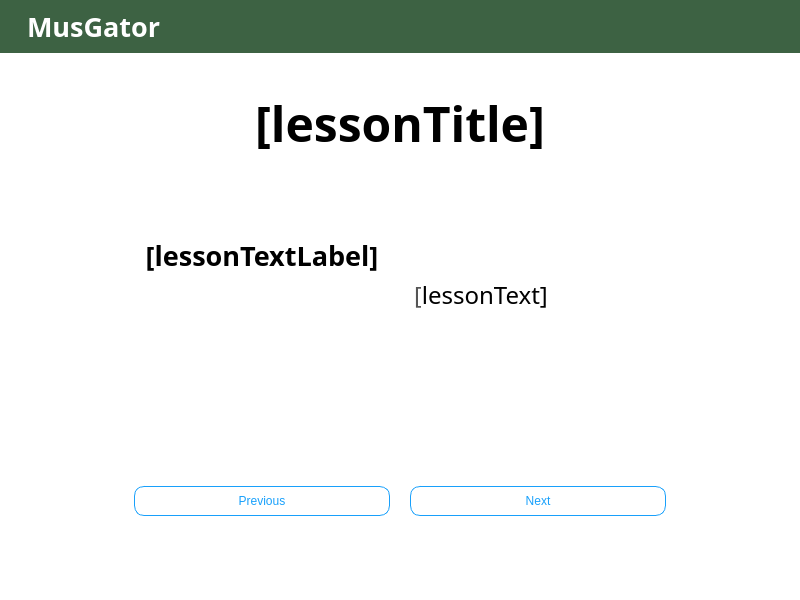
<?xml version="1.0" encoding="UTF-8"?>
<ui version="4.0">
 <class>Learning</class>
 <widget class="QMainWindow" name="Learning">
  <property name="geometry">
   <rect>
    <x>0</x>
    <y>0</y>
    <width>800</width>
    <height>600</height>
   </rect>
  </property>
  <property name="minimumSize">
   <size>
    <width>800</width>
    <height>600</height>
   </size>
  </property>
  <property name="windowTitle">
   <string>Learning</string>
  </property>
  <property name="styleSheet">
   <string notr="true">background-color: rgb(255, 255, 255);</string>
  </property>
  <widget class="QWidget" name="centralwidget">
   <property name="styleSheet">
    <string notr="true">QLabel {
	font: 20pt &quot;Tw Cen MT&quot;;
	font-weight: bold;
}
QTextBrowser {
	font: 18pt &quot;Tw Cen MT&quot;;
	color: rgb(85, 85, 85);
	border: none;
}
QPushButton {
background-color: rgb(255, 255, 255);
border: 1px solid #18A0FB;
border-radius: 10%;
color:#18A0FB;
padding: 7px;
}
QPushButton:hover {
color: rgb(255, 255, 255);
background-color:  #18A0FB;
border: 1px solid #fff;
}</string>
   </property>
   <layout class="QVBoxLayout" name="verticalLayout">
    <property name="spacing">
     <number>0</number>
    </property>
    <property name="leftMargin">
     <number>0</number>
    </property>
    <property name="topMargin">
     <number>0</number>
    </property>
    <property name="rightMargin">
     <number>0</number>
    </property>
    <property name="bottomMargin">
     <number>0</number>
    </property>
    <item>
     <widget class="QWidget" name="banner" native="true">
      <property name="cursor">
       <cursorShape>ArrowCursor</cursorShape>
      </property>
      <property name="styleSheet">
       <string notr="true">background-color:#3d6243;</string>
      </property>
      <layout class="QHBoxLayout" name="bannerLayout">
       <property name="spacing">
        <number>0</number>
       </property>
       <property name="leftMargin">
        <number>8</number>
       </property>
       <property name="topMargin">
        <number>8</number>
       </property>
       <property name="rightMargin">
        <number>8</number>
       </property>
       <property name="bottomMargin">
        <number>8</number>
       </property>
       <item>
        <layout class="QHBoxLayout" name="horizontalLayout">
         <property name="topMargin">
          <number>0</number>
         </property>
         <item>
          <widget class="QLabel" name="label_2">
           <property name="maximumSize">
            <size>
             <width>40</width>
             <height>40</height>
            </size>
           </property>
           <property name="text">
            <string/>
           </property>
           <property name="pixmap">
            <pixmap resource="banner/banner.qrc">:/banner/banner.png</pixmap>
           </property>
           <property name="scaledContents">
            <bool>true</bool>
           </property>
          </widget>
         </item>
         <item>
          <widget class="QLabel" name="label">
           <property name="font">
            <font>
             <family>Tw Cen MT</family>
             <pointsize>20</pointsize>
             <weight>75</weight>
             <italic>false</italic>
             <bold>true</bold>
             <stylestrategy>PreferAntialias</stylestrategy>
            </font>
           </property>
           <property name="styleSheet">
            <string notr="true">color: #fff;
padding-left:4px;</string>
           </property>
           <property name="text">
            <string>MusGator</string>
           </property>
          </widget>
         </item>
         <item>
          <spacer name="horizontalSpacer">
           <property name="orientation">
            <enum>Qt::Horizontal</enum>
           </property>
           <property name="sizeHint" stdset="0">
            <size>
             <width>40</width>
             <height>20</height>
            </size>
           </property>
          </spacer>
         </item>
        </layout>
       </item>
      </layout>
     </widget>
    </item>
    <item>
     <layout class="QVBoxLayout" name="layout" stretch="0,0">
      <property name="sizeConstraint">
       <enum>QLayout::SetMinimumSize</enum>
      </property>
      <property name="leftMargin">
       <number>20</number>
      </property>
      <property name="topMargin">
       <number>20</number>
      </property>
      <property name="rightMargin">
       <number>20</number>
      </property>
      <property name="bottomMargin">
       <number>20</number>
      </property>
      <item>
       <layout class="QHBoxLayout" name="topLayout" stretch="0,0,0">
        <property name="bottomMargin">
         <number>0</number>
        </property>
        <item>
         <spacer name="horizontalSpacer_3">
          <property name="orientation">
           <enum>Qt::Horizontal</enum>
          </property>
          <property name="sizeHint" stdset="0">
           <size>
            <width>40</width>
            <height>20</height>
           </size>
          </property>
         </spacer>
        </item>
        <item>
         <widget class="QLabel" name="lessonTitle">
          <property name="sizePolicy">
           <sizepolicy hsizetype="Minimum" vsizetype="Minimum">
            <horstretch>0</horstretch>
            <verstretch>0</verstretch>
           </sizepolicy>
          </property>
          <property name="minimumSize">
           <size>
            <width>0</width>
            <height>100</height>
           </size>
          </property>
          <property name="font">
           <font>
            <family>Tw Cen MT</family>
            <pointsize>36</pointsize>
            <weight>50</weight>
            <italic>false</italic>
            <bold>false</bold>
            <stylestrategy>PreferAntialias</stylestrategy>
           </font>
          </property>
          <property name="styleSheet">
           <string notr="true">color: rgb(0, 0, 0);
font: 36pt &quot;Tw Cen MT&quot;;</string>
          </property>
          <property name="text">
           <string>[lessonTitle]</string>
          </property>
          <property name="alignment">
           <set>Qt::AlignCenter</set>
          </property>
          <property name="wordWrap">
           <bool>false</bool>
          </property>
          <property name="margin">
           <number>0</number>
          </property>
         </widget>
        </item>
        <item>
         <spacer name="horizontalSpacer_4">
          <property name="orientation">
           <enum>Qt::Horizontal</enum>
          </property>
          <property name="sizeHint" stdset="0">
           <size>
            <width>40</width>
            <height>20</height>
           </size>
          </property>
         </spacer>
        </item>
       </layout>
      </item>
      <item>
       <layout class="QGridLayout" name="gridLayout">
        <item row="2" column="2">
         <spacer name="verticalSpacer2">
          <property name="orientation">
           <enum>Qt::Vertical</enum>
          </property>
          <property name="sizeHint" stdset="0">
           <size>
            <width>20</width>
            <height>40</height>
           </size>
          </property>
         </spacer>
        </item>
        <item row="0" column="2">
         <spacer name="verticalSpacer1">
          <property name="orientation">
           <enum>Qt::Vertical</enum>
          </property>
          <property name="sizeType">
           <enum>QSizePolicy::MinimumExpanding</enum>
          </property>
          <property name="sizeHint" stdset="0">
           <size>
            <width>20</width>
            <height>5</height>
           </size>
          </property>
         </spacer>
        </item>
        <item row="1" column="1">
         <widget class="QLabel" name="lessonTextLabel">
          <property name="font">
           <font>
            <family>Tw Cen MT</family>
            <pointsize>20</pointsize>
            <weight>75</weight>
            <italic>false</italic>
            <bold>true</bold>
           </font>
          </property>
          <property name="text">
           <string>[lessonTextLabel]</string>
          </property>
          <property name="alignment">
           <set>Qt::AlignCenter</set>
          </property>
         </widget>
        </item>
        <item row="3" column="3">
         <widget class="QPushButton" name="nextButton">
          <property name="styleSheet">
           <string notr="true">margin-top: 20px;</string>
          </property>
          <property name="text">
           <string>Next</string>
          </property>
         </widget>
        </item>
        <item row="2" column="3">
         <widget class="QTextBrowser" name="lessonText">
          <property name="font">
           <font>
            <family>Tw Cen MT</family>
            <pointsize>18</pointsize>
            <weight>50</weight>
            <italic>false</italic>
            <bold>false</bold>
           </font>
          </property>
          <property name="styleSheet">
           <string notr="true">border: none;
text-align: center;
</string>
          </property>
          <property name="html">
           <string>&lt;!DOCTYPE HTML PUBLIC &quot;-//W3C//DTD HTML 4.0//EN&quot; &quot;http://www.w3.org/TR/REC-html40/strict.dtd&quot;&gt;
&lt;html&gt;&lt;head&gt;&lt;meta name=&quot;qrichtext&quot; content=&quot;1&quot; /&gt;&lt;style type=&quot;text/css&quot;&gt;
p, li { white-space: pre-wrap; }
&lt;/style&gt;&lt;/head&gt;&lt;body style=&quot; font-family:'Tw Cen MT'; font-size:18pt; font-weight:400; font-style:normal;&quot;&gt;
&lt;p style=&quot; margin-top:0px; margin-bottom:0px; margin-left:0px; margin-right:0px; -qt-block-indent:0; text-indent:0px;&quot;&gt;&lt;span style=&quot; font-family:'MS Shell Dlg 2';&quot;&gt;[&lt;/span&gt;&lt;span style=&quot; font-family:'Open Sans','Arial','sans-serif'; color:#000000; background-color:#ffffff;&quot;&gt;lessonText]&lt;/span&gt;&lt;/p&gt;&lt;/body&gt;&lt;/html&gt;</string>
          </property>
         </widget>
        </item>
        <item row="3" column="1">
         <widget class="QPushButton" name="previousButton">
          <property name="styleSheet">
           <string notr="true">margin-top: 20px;</string>
          </property>
          <property name="text">
           <string>Previous</string>
          </property>
         </widget>
        </item>
        <item row="2" column="1">
         <widget class="QGraphicsView" name="lessonImage">
          <property name="styleSheet">
           <string notr="true">border: none;</string>
          </property>
         </widget>
        </item>
        <item row="2" column="0">
         <spacer name="horizontalSpacer1">
          <property name="orientation">
           <enum>Qt::Horizontal</enum>
          </property>
          <property name="sizeType">
           <enum>QSizePolicy::Minimum</enum>
          </property>
          <property name="sizeHint" stdset="0">
           <size>
            <width>10</width>
            <height>10</height>
           </size>
          </property>
         </spacer>
        </item>
        <item row="2" column="4">
         <spacer name="horizontalSpacer2">
          <property name="orientation">
           <enum>Qt::Horizontal</enum>
          </property>
          <property name="sizeType">
           <enum>QSizePolicy::Minimum</enum>
          </property>
          <property name="sizeHint" stdset="0">
           <size>
            <width>10</width>
            <height>10</height>
           </size>
          </property>
         </spacer>
        </item>
        <item row="4" column="2">
         <spacer name="verticalSpacer3">
          <property name="orientation">
           <enum>Qt::Vertical</enum>
          </property>
          <property name="sizeType">
           <enum>QSizePolicy::MinimumExpanding</enum>
          </property>
          <property name="sizeHint" stdset="0">
           <size>
            <width>20</width>
            <height>5</height>
           </size>
          </property>
         </spacer>
        </item>
        <item row="3" column="0">
         <spacer name="horizontalSpacer_2">
          <property name="orientation">
           <enum>Qt::Horizontal</enum>
          </property>
          <property name="sizeHint" stdset="0">
           <size>
            <width>40</width>
            <height>20</height>
           </size>
          </property>
         </spacer>
        </item>
        <item row="3" column="4">
         <spacer name="horizontalSpacer_5">
          <property name="orientation">
           <enum>Qt::Horizontal</enum>
          </property>
          <property name="sizeHint" stdset="0">
           <size>
            <width>40</width>
            <height>20</height>
           </size>
          </property>
         </spacer>
        </item>
       </layout>
      </item>
     </layout>
    </item>
   </layout>
  </widget>
 </widget>
 <resources>
  <include location="banner/banner.qrc"/>
 </resources>
 <connections/>
</ui>
